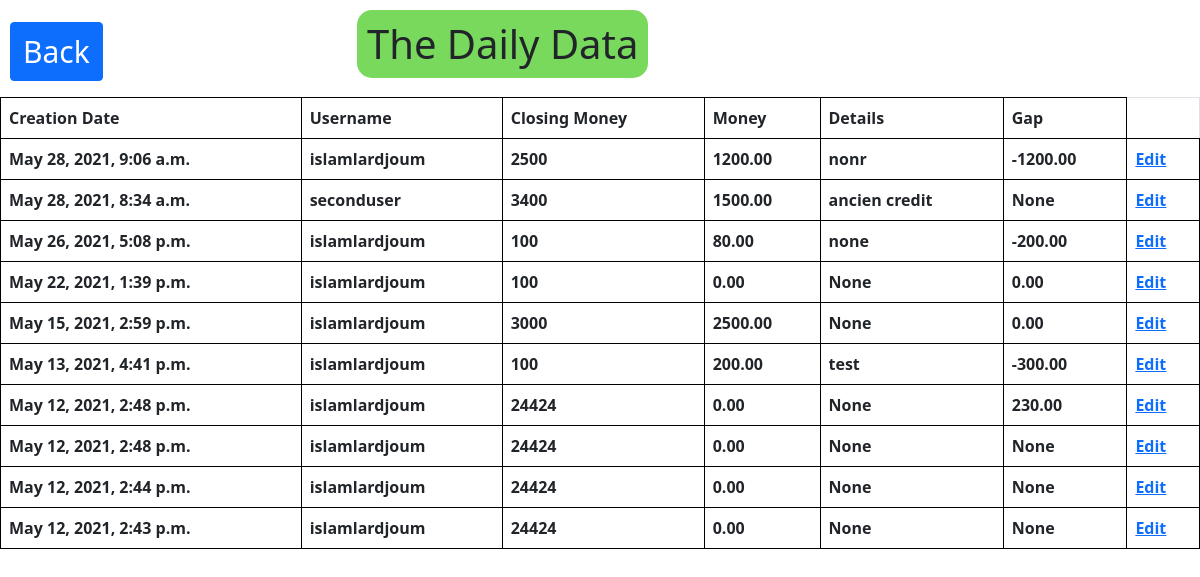
The app's page /cloture/visualiser/ (signed in) with its own data.
### cloture/models.py (models this page shows)
class Closure(models.Model):
	creation_date = models.DateTimeField(auto_now_add=True)
	username = models.ForeignKey(User, on_delete=models.CASCADE)
	start_money = models.IntegerField()
	closure_money = models.IntegerField()
	closure_paper = models.IntegerField()
	money = models.DecimalField(decimal_places=2, max_digits=8, null=True, blank=True, default=0)
	details = models.CharField(max_length=200, blank=True, null=True)
	wasfa = models.DecimalField(decimal_places=2, max_digits=8, blank=True, null=True, default=0)
	real_money = models.DecimalField(decimal_places=2, max_digits=8, null=True, blank=True, default=0)
	ecart = models.DecimalField(decimal_places=2, max_digits=8, null=True, blank=True)

### cloture/views.py (the view)
# urls.py: path('visualiser/', showData, name="visualiser" ),
@login_required(login_url='login')
def showData(request):
	some_data = Closure.objects.all().order_by('-id')[:10]
	context = {
		'datas' : some_data
	}
	return render(request,'visualiser.html', context)

### cloture/templates/visualiser.html (shortened to what this page needs)
<!DOCTYPE html>
<html>
<head>
	<link href="https://cdn.jsdelivr.net/npm/bootstrap@5.0.0/dist/css/bootstrap.min.css" rel="stylesheet">
</head>
<body>
	<a href="{% url 'cloture' %}"><button class="btn btn-primary">Back</button></a> <h1>The Daily Data </h1>
	<table class="table table-hover">
		<tr>
			<th>Creation Date</th>
			<th> Username</th>
			<th>Closing Money</th>
			<th> Money</th>
			<th>Details</th>
			<th>Gap</th>
		</tr>
		{% for data in datas %}
		<tr id="{{data.id}}">
			<th>{{data.creation_date}}</th>
			<th>{{data.username}}</th>
			<th>{{data.closure_money}}</th>
			<th>{{data.money}}</th>
			<th>{{data.details}}</th>
			<th>{{data.ecart}}</th>
			<th><a href="{% url 'editus' data.id %}">Edit</a></th>
		</tr>
		{% endfor %}
	</table>
</body>
</html>

### cloture/templates/visualiser.html (style rules this page uses)
table, th, td { border:1px solid black; border-collapse: collapse; padding: 15px }
h1 { display: inline-block; border-radius: 15px; border: none; background-color:#78d95d; padding: 10px; margin: 10px; margin-left: 20%; }
.btn { margin: 10px; font-size: 30px; margin-bottom: 16px; }

### records on screen
Closure: creation_date "May 28, 2021, 9:06 a.m.", username "islamlardjoum", closure_money "2500", money "1200.00", details "nonr", ecart "-1200.00"
Closure: creation_date "May 28, 2021, 8:34 a.m.", username "seconduser", closure_money "3400", money "1500.00", details "ancien credit", ecart "None"
Closure: creation_date "May 26, 2021, 5:08 p.m.", username "islamlardjoum", closure_money "100", money "80.00", details "none", ecart "-200.00"
Closure: creation_date "May 22, 2021, 1:39 p.m.", username "islamlardjoum", closure_money "100", money "0.00", details "None", ecart "0.00"
Closure: creation_date "May 15, 2021, 2:59 p.m.", username "islamlardjoum", closure_money "3000", money "2500.00", details "None", ecart "0.00"
Closure: creation_date "May 13, 2021, 4:41 p.m.", username "islamlardjoum", closure_money "100", money "200.00", details "test", ecart "-300.00"
Closure: creation_date "May 12, 2021, 2:48 p.m.", username "islamlardjoum", closure_money "24424", money "0.00", details "None", ecart "230.00"
Closure: creation_date "May 12, 2021, 2:48 p.m.", username "islamlardjoum", closure_money "24424", money "0.00", details "None", ecart "None"
Closure: creation_date "May 12, 2021, 2:44 p.m.", username "islamlardjoum", closure_money "24424", money "0.00", details "None", ecart "None"
Closure: creation_date "May 12, 2021, 2:43 p.m.", username "islamlardjoum", closure_money "24424", money "0.00", details "None", ecart "None"
